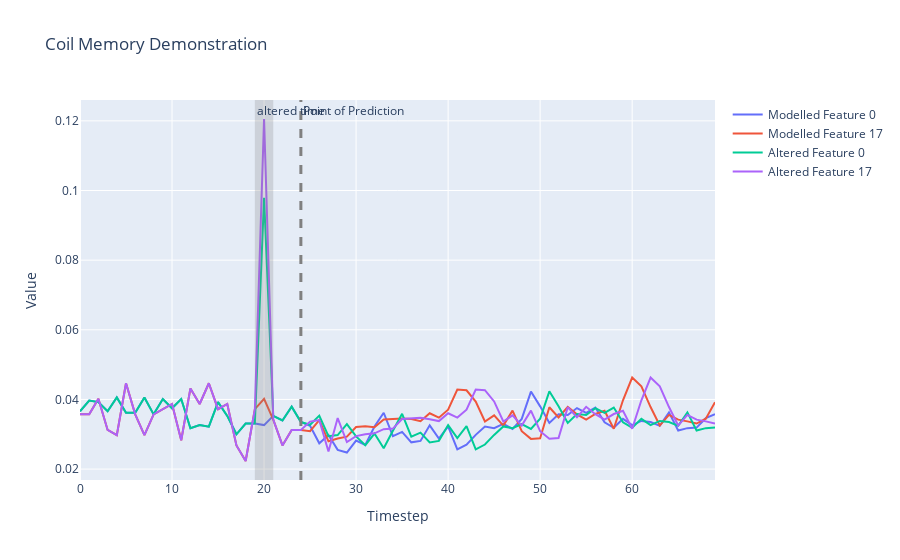

Here is the notebook cell this chart was saved with:
### Markdown cell above
## Coil Memory Demonstration

### Code cell
import matplotlib.pyplot as plt

states = []
# Select the batch we want to make predictions for
batch = 8

# After what step do we want the coil to start making its own predictions?
prediction_step = 24

# What features do we want to plot?
feature_sel = [0,17]

# Grab starting state tensor
state_tensor = batch_X[:,0,:]

# How many steps do we want to run the coil overall?
max_steps = 70

# Which timestamp do we want to force modify?
step_modify = 20

states.append(state_tensor[batch,feature_sel])
batch_size = batch_X.shape[0]
transition_tensor = torch.softmax(torch.zeros(batch_size, n_features, n_features), dim = 1).to("cuda")
for step_state in range(1,max_steps):
    state_tensor, transition_tensor = model.step_coil(state_tensor, transition_tensor)
    if step_state <= prediction_step:
        state_tensor = batch_X[:,step_state,:]
    states.append(state_tensor[batch,feature_sel])
    

# Get observed data to CPU and plot
data = [row.to('cpu').detach().numpy() for row in states]
# Transpose the data to get 5 traces
traces = list(zip(*data))

# Create the figure and add traces
fig = go.Figure()

# Plotting
for i, trace in enumerate(traces):
    model_trace = go.Scatter(y=trace, mode='lines', name=f'Modelled Feature {feature_sel[i]}')
    fig.add_trace(model_trace)
    
# Try with changing one X in memory
states = []
state_tensor = batch_X[:,0,:]
states.append(state_tensor[batch,feature_sel])
batch_size = batch_X.shape[0]
transition_tensor = torch.softmax(torch.zeros(batch_size, n_features, n_features), dim = 1).to("cuda")
for step_state in range(1,max_steps):
    state_tensor, transition_tensor = model.step_coil(state_tensor, transition_tensor)
    if step_state <= prediction_step:
        state_tensor = batch_X[:,step_state,:]
        
    # change a single state in memory:
    if step_state == step_modify:
        state_tensor = batch_X[:,step_state,:] * 3
    states.append(state_tensor[batch,feature_sel])


# Get observed data to CPU and plot
data = [row.to('cpu').detach().numpy() for row in states]
# Transpose the data to get 5 traces
traces = list(zip(*data))

# Plotting
for i, trace in enumerate(traces):
    obs_trace = go.Scatter(y=trace, mode='lines', name=f'Altered Feature {feature_sel[i]}')
    fig.add_trace(obs_trace)
    
# Add Line highlighting when the coil becomes responsible for its own predictions
fig.add_vline(x=prediction_step, line_width=3, line_dash="dash", line_color="grey", annotation_text='Point of Prediction')    

# Add title and labels
fig.update_layout(title=f'Coil Memory Demonstration',
                    xaxis_title='Timestep',
                    yaxis_title='Value')


fig.add_vrect(x0=step_modify-1, x1=step_modify+1, 
              annotation_text="altered time", annotation_position="top left",
              fillcolor="grey", opacity=0.25, line_width=0)

# Show the figure
fig.show()

### Figure 1 — Plotly figure (JSON) as saved in the notebook; plotly's stock layout.template omitted (floating-point values rounded to 4 significant figures)
{"data": [{"mode": "lines", "name": "Modelled Feature 0", "type": "scatter", "y": [0.0366, 0.03968, 0.03924, 0.0366, 0.04056, 0.03616, 0.03616, 0.04056, 0.03571, 0.04012, 0.03748, 0.04012, 0.03175, 0.03263, 0.03219, 0.03924, 0.03527, 0.02998, 0.03307, 0.03307, 0.03263, 0.03527, 0.03395, 0.03792, 0.03351, 0.03244, 0.0274, 0.0298, 0.02552, 0.02477, 0.02818, 0.02694, 0.03224, 0.03618, 0.02946, 0.03069, 0.02767, 0.0281, 0.03256, 0.02876, 0.03226, 0.02564, 0.02703, 0.02983, 0.03222, 0.03174, 0.03297, 0.03154, 0.03442, 0.04226, 0.03801, 0.03325, 0.03577, 0.03554, 0.03752, 0.03616, 0.03768, 0.03343, 0.03187, 0.03442, 0.03262, 0.03383, 0.03351, 0.03241, 0.03629, 0.03107, 0.03176, 0.03192, 0.03462, 0.03575]}, {"mode": "lines", "name": "Modelled Feature 17", "type": "scatter", "y": [0.03571, 0.03571, 0.04018, 0.03125, 0.02976, 0.04464, 0.03571, 0.02976, 0.03571, 0.0372, 0.03869, 0.02827, 0.04315, 0.03869, 0.04464, 0.0372, 0.03869, 0.02679, 0.02232, 0.0372, 0.04018, 0.03423, 0.02679, 0.03125, 0.03125, 0.0309, 0.03403, 0.02797, 0.02878, 0.02933, 0.03208, 0.03233, 0.03201, 0.03422, 0.03435, 0.0345, 0.03438, 0.03374, 0.03603, 0.03477, 0.03705, 0.04286, 0.04264, 0.0394, 0.03366, 0.03543, 0.03249, 0.03679, 0.03089, 0.02867, 0.02886, 0.03776, 0.03483, 0.03786, 0.03573, 0.03421, 0.03582, 0.03677, 0.03157, 0.03977, 0.04629, 0.04376, 0.03782, 0.0325, 0.03555, 0.0342, 0.0337, 0.03308, 0.03445, 0.03921]}, {"mode": "lines", "name": "Altered Feature 0", "type": "scatter", "y": [0.0366, 0.03968, 0.03924, 0.0366, 0.04056, 0.03616, 0.03616, 0.04056, 0.03571, 0.04012, 0.03748, 0.04012, 0.03175, 0.03263, 0.03219, 0.03924, 0.03527, 0.02998, 0.03307, 0.03307, 0.09788, 0.03527, 0.03395, 0.03792, 0.03351, 0.03272, 0.03534, 0.02943, 0.02976, 0.03289, 0.02938, 0.02684, 0.0302, 0.02599, 0.03103, 0.03589, 0.0293, 0.03047, 0.02763, 0.0281, 0.03263, 0.0289, 0.03231, 0.02568, 0.02704, 0.02982, 0.03225, 0.03174, 0.03293, 0.03153, 0.03445, 0.04232, 0.03803, 0.03325, 0.03578, 0.03554, 0.03751, 0.03616, 0.03767, 0.03343, 0.03188, 0.03441, 0.03262, 0.03383, 0.03351, 0.03241, 0.03629, 0.03107, 0.03176, 0.03192]}, {"mode": "lines", "name": "Altered Feature 17", "type": "scatter", "y": [0.03571, 0.03571, 0.04018, 0.03125, 0.02976, 0.04464, 0.03571, 0.02976, 0.03571, 0.0372, 0.03869, 0.02827, 0.04315, 0.03869, 0.04464, 0.0372, 0.03869, 0.02679, 0.02232, 0.0372, 0.1205, 0.03423, 0.02679, 0.03125, 0.03125, 0.03364, 0.03406, 0.02506, 0.03465, 0.02777, 0.02947, 0.03001, 0.03026, 0.03147, 0.03162, 0.03436, 0.03466, 0.03474, 0.03431, 0.03379, 0.03603, 0.03479, 0.03704, 0.04285, 0.04265, 0.03943, 0.03365, 0.03544, 0.03249, 0.03679, 0.03089, 0.02874, 0.02889, 0.03778, 0.03487, 0.03788, 0.03575, 0.0342, 0.03581, 0.03676, 0.03157, 0.03976, 0.04629, 0.04376, 0.03782, 0.0325, 0.03555, 0.0342, 0.0337, 0.03308]}], "layout": {"annotations": [{"showarrow": false, "text": "Point of Prediction", "x": 24, "xanchor": "left", "xref": "x", "y": 1, "yanchor": "top", "yref": "y domain"}, {"showarrow": false, "text": "altered time", "x": 19, "xanchor": "left", "xref": "x", "y": 1, "yanchor": "top", "yref": "y domain"}], "shapes": [{"line": {"color": "grey", "dash": "dash", "width": 3}, "type": "line", "x0": 24, "x1": 24, "xref": "x", "y0": 0, "y1": 1, "yref": "y domain"}, {"fillcolor": "grey", "line": {"width": 0}, "opacity": 0.25, "type": "rect", "x0": 19, "x1": 21, "xref": "x", "y0": 0, "y1": 1, "yref": "y domain"}], "title": {"text": "Coil Memory Demonstration"}, "xaxis": {"title": {"text": "Timestep"}}, "yaxis": {"title": {"text": "Value"}}}}
